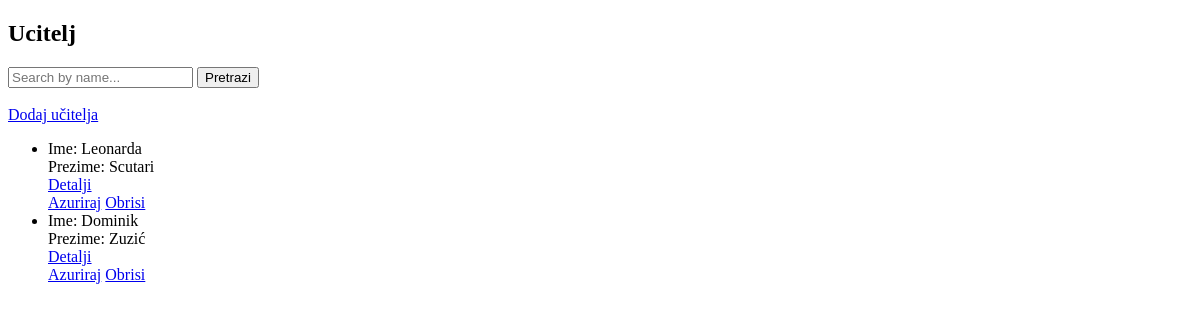
Before: /ucitelj/ with the older database file.
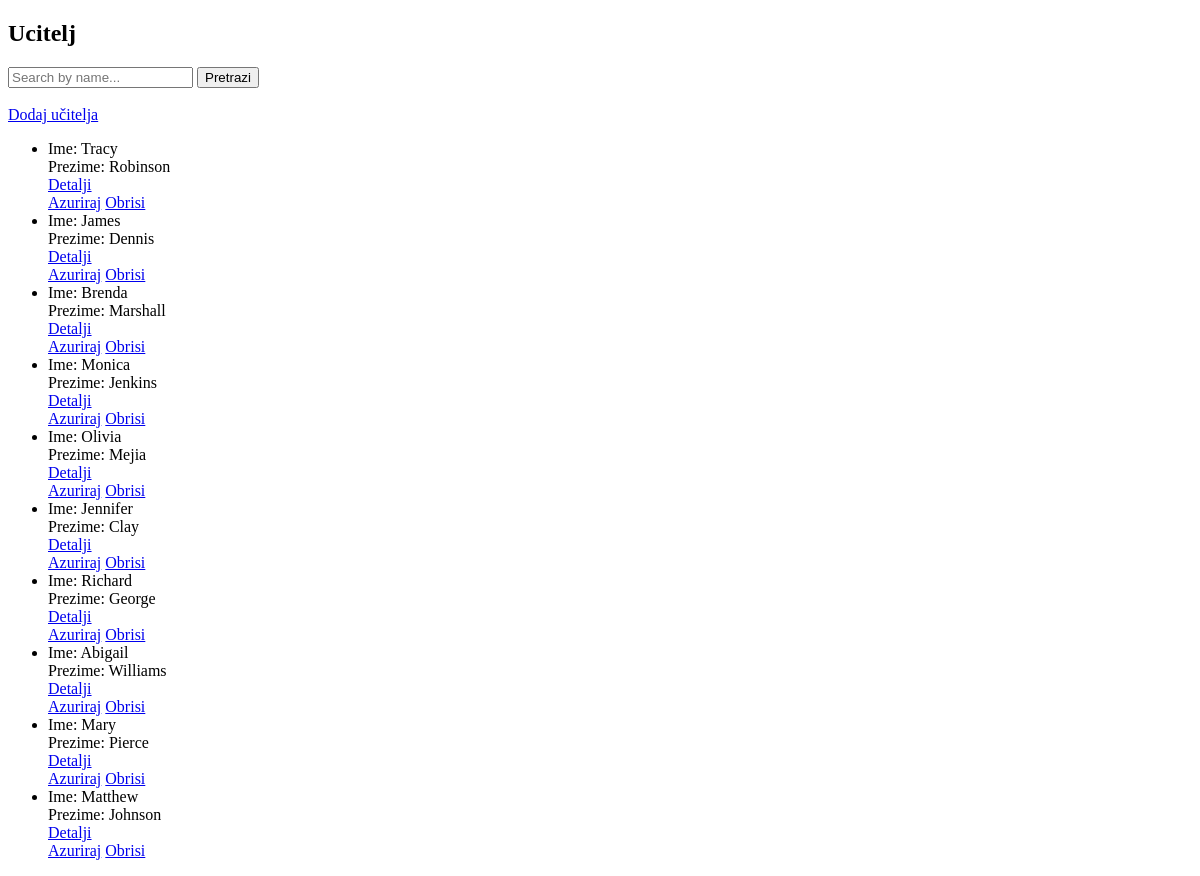
After: the same page with the newer database file.
### main/models.py (models this page shows, shortened)
class Ucitelj(models.Model):
    ucitelj_ime = models.CharField(max_length=30)
    ucitelj_prezime = models.CharField(max_length=30)
    ucitelj_email = models.EmailField()
    ucitelj_broj_sati = models.CharField(max_length=15)

### main/views.py (the view)
# urls.py: path('ucitelj/', UciteljList.as_view(), name='ucitelj_list' ),
class UciteljList(ListView):
    model = Ucitelj
    template_name = 'ucitelj_list.html'
    def get_queryset(self):
        queryset = super().get_queryset()
        query = self.request.GET.get('q')
        if query:
            queryset = queryset.filter(ucitelj_ime__icontains=query)
        return queryset

### main/templates/main/ucitelj_list.html (shortened to what this page needs)
<!DOCTYPE html>
<html lang="en">
<head>
</head>
<body>
    {% block content %}
    <h2>Ucitelj</h2>
    <form method="GET" action="">
        <input type="text" name="q" placeholder="Search by name..." value="{{ request.GET.q }}">
        <button type="submit">Pretrazi</button>
        <br>
        <br>
        <a href="{% url 'main:adduc' %}">Dodaj učitelja</a>
    <ul>
        {% for ucitelj in object_list %}
            <li>
                Ime: {{ ucitelj.ucitelj_ime }}<br>
                Prezime: {{ ucitelj.ucitelj_prezime }} <br>
                <a href="{% url 'main:ucitelj_detail' ucitelj.id %}">
                    Detalji </a>
            </li>
            <a href="{% url 'main:updateuc' ucitelj.pk %}">Azuriraj</a>
            <a href="{% url 'main:deleteuc' ucitelj.pk %}">Obrisi</a>
        {% endfor %}
    </ul>
{% endblock %}
</body>
</html>

Changed rows visible on the page:
removed Ucitelj: ucitelj_ime "Leonarda", ucitelj_prezime "Scutari"
removed Ucitelj: ucitelj_ime "Dominik", ucitelj_prezime "Zuzić"
added Ucitelj: ucitelj_ime "Tracy", ucitelj_prezime "Robinson"
added Ucitelj: ucitelj_ime "James", ucitelj_prezime "Dennis"
added Ucitelj: ucitelj_ime "Brenda", ucitelj_prezime "Marshall"
added Ucitelj: ucitelj_ime "Monica", ucitelj_prezime "Jenkins"
added Ucitelj: ucitelj_ime "Olivia", ucitelj_prezime "Mejia"
added Ucitelj: ucitelj_ime "Jennifer", ucitelj_prezime "Clay"
added Ucitelj: ucitelj_ime "Richard", ucitelj_prezime "George"
added Ucitelj: ucitelj_ime "Abigail", ucitelj_prezime "Williams"
added Ucitelj: ucitelj_ime "Mary", ucitelj_prezime "Pierce"
added Ucitelj: ucitelj_ime "Matthew", ucitelj_prezime "Johnson"
